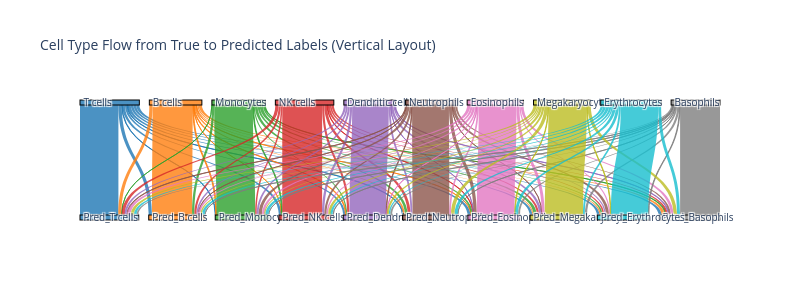

Notebook source saved alongside this figure:
### Code cell
import plotly.graph_objects as go
import numpy as np

# 定义细胞类型标签
cell_types = ["T cells", "B cells", "Monocytes", "NK cells", "Dendritic cells", 
              "Neutrophils", "Eosinophils", "Basophils", "Megakaryocytes", "Erythrocytes"]

# 使用之前生成的混淆矩阵
conf_matrix = confusion_matrix

# 定义每种细胞类型的颜色
cell_colors = ['rgba(31, 119, 180, 0.8)', 'rgba(255, 127, 14, 0.8)', 'rgba(44, 160, 44, 0.8)', 
               'rgba(214, 39, 40, 0.8)', 'rgba(148, 103, 189, 0.8)', 'rgba(140, 86, 75, 0.8)', 
               'rgba(227, 119, 194, 0.8)', 'rgba(127, 127, 127, 0.8)', 'rgba(188, 189, 34, 0.8)', 
               'rgba(23, 190, 207, 0.8)']

# 创建source和target的索引
source = []
target = []
value = []
link_color = []

# 定义透明度
opacity = 0.4

# 将混淆矩阵的数据转换为桑基图所需的格式
max_value = conf_matrix.max()  # 用于归一化颜色
for i in range(len(cell_types)):  # 对每个真实细胞类型
    for j in range(len(cell_types)):  # 对每个预测细胞类型
        if conf_matrix[i, j] > 0:  # 如果流动数值大于0，则添加到桑基图
            source.append(i)  # 真实标签的索引
            target.append(len(cell_types) + j)  # 预测标签的索引（区分开真实标签）
            value.append(conf_matrix[i, j])  # 流动的数量
            # 颜色保持一致
            link_color.append(cell_colors[i])

# 创建桑基图
labels = cell_types + ["Pred_" + cell_type for cell_type in cell_types]
node_colors = cell_colors + cell_colors  # 确保预测标签颜色和真实标签一致

# 自定义桑基图为上下布局
fig = go.Figure(data=[go.Sankey(
    arrangement="snap",
    orientation="v",  # 设置为垂直方向的流动
    valueformat = ".0f",
    valuesuffix = " cells",
    node=dict(
        pad=10,
        thickness=5,
        line=dict(color="black", width=1),
        label=labels,
        color=node_colors,
        align="left",
    ),
    link=dict(
        source=source,  # 来源节点
        target=target,  # 目标节点
        value=value,    # 流动权重
        color=link_color  # 流动线的颜色
    )
)])

# 更新图表布局为上下布局
fig.update_layout(title_text="Cell Type Flow from True to Predicted Labels (Vertical Layout)", font_size=10, height=300, width=800)

# 展示图表
fig.show()

### Figure 1 — Plotly figure (JSON) as saved in the notebook; plotly's stock layout.template omitted (floating-point values rounded to 4 significant figures)
{"data": [{"arrangement": "snap", "link": {"color": ["rgba(31, 119, 180, 0.8)", "rgba(31, 119, 180, 0.8)", "rgba(31, 119, 180, 0.8)", "rgba(31, 119, 180, 0.8)", "rgba(31, 119, 180, 0.8)", "rgba(31, 119, 180, 0.8)", "rgba(31, 119, 180, 0.8)", "rgba(31, 119, 180, 0.8)", "rgba(31, 119, 180, 0.8)", "rgba(31, 119, 180, 0.8)", "rgba(255, 127, 14, 0.8)", "rgba(255, 127, 14, 0.8)", "rgba(255, 127, 14, 0.8)", "rgba(255, 127, 14, 0.8)", "rgba(255, 127, 14, 0.8)", "rgba(255, 127, 14, 0.8)", "rgba(255, 127, 14, 0.8)", "rgba(255, 127, 14, 0.8)", "rgba(255, 127, 14, 0.8)", "rgba(255, 127, 14, 0.8)", "rgba(44, 160, 44, 0.8)", "rgba(44, 160, 44, 0.8)", "rgba(44, 160, 44, 0.8)", "rgba(44, 160, 44, 0.8)", "rgba(44, 160, 44, 0.8)", "rgba(44, 160, 44, 0.8)", "rgba(44, 160, 44, 0.8)", "rgba(44, 160, 44, 0.8)", "rgba(44, 160, 44, 0.8)", "rgba(44, 160, 44, 0.8)", "rgba(214, 39, 40, 0.8)", "rgba(214, 39, 40, 0.8)", "rgba(214, 39, 40, 0.8)", "rgba(214, 39, 40, 0.8)", "rgba(214, 39, 40, 0.8)", "rgba(214, 39, 40, 0.8)", "rgba(214, 39, 40, 0.8)", "rgba(214, 39, 40, 0.8)", "rgba(214, 39, 40, 0.8)", "rgba(214, 39, 40, 0.8)", "rgba(148, 103, 189, 0.8)", "rgba(148, 103, 189, 0.8)", "rgba(148, 103, 189, 0.8)", "rgba(148, 103, 189, 0.8)", "rgba(148, 103, 189, 0.8)", "rgba(148, 103, 189, 0.8)", "rgba(148, 103, 189, 0.8)", "rgba(148, 103, 189, 0.8)", "rgba(148, 103, 189, 0.8)", "rgba(148, 103, 189, 0.8)", "rgba(140, 86, 75, 0.8)", "rgba(140, 86, 75, 0.8)", "rgba(140, 86, 75, 0.8)", "rgba(140, 86, 75, 0.8)", "rgba(140, 86, 75, 0.8)", "rgba(140, 86, 75, 0.8)", "rgba(140, 86, 75, 0.8)", "rgba(140, 86, 75, 0.8)", "rgba(140, 86, 75, 0.8)", "rgba(140, 86, 75, 0.8)", "rgba(227, 119, 194, 0.8)", "rgba(227, 119, 194, 0.8)", "rgba(227, 119, 194, 0.8)", "rgba(227, 119, 194, 0.8)", "rgba(227, 119, 194, 0.8)", "rgba(227, 119, 194, 0.8)", "rgba(227, 119, 194, 0.8)", "rgba(227, 119, 194, 0.8)", "rgba(227, 119, 194, 0.8)", "rgba(227, 119, 194, 0.8)", "rgba(127, 127, 127, 0.8)", "rgba(127, 127, 127, 0.8)", "rgba(127, 127, 127, 0.8)", "rgba(127, 127, 127, 0.8)", "rgba(127, 127, 127, 0.8)", "rgba(127, 127, 127, 0.8)", "rgba(127, 127, 127, 0.8)", "rgba(127, 127, 127, 0.8)", "rgba(127, 127, 127, 0.8)", "rgba(127, 127, 127, 0.8)", "rgba(188, 189, 34, 0.8)", "rgba(188, 189, 34, 0.8)", "rgba(188, 189, 34, 0.8)", "rgba(188, 189, 34, 0.8)", "rgba(188, 189, 34, 0.8)", "rgba(188, 189, 34, 0.8)", "rgba(188, 189, 34, 0.8)", "rgba(188, 189, 34, 0.8)", "rgba(188, 189, 34, 0.8)", "rgba(188, 189, 34, 0.8)", "rgba(23, 190, 207, 0.8)", "rgba(23, 190, 207, 0.8)", "rgba(23, 190, 207, 0.8)", "rgba(23, 190, 207, 0.8)", "rgba(23, 190, 207, 0.8)", "rgba(23, 190, 207, 0.8)", "rgba(23, 190, 207, 0.8)", "rgba(23, 190, 207, 0.8)", "rgba(23, 190, 207, 0.8)", "rgba(23, 190, 207, 0.8)"], "source": [0, 0, 0, 0, 0, 0, 0, 0, 0, 0, 1, 1, 1, 1, 1, 1, 1, 1, 1, 1, 2, 2, 2, 2, 2, 2, 2, 2, 2, 2, 3, 3, 3, 3, 3, 3, 3, 3, 3, 3, 4, 4, 4, 4, 4, 4, 4, 4, 4, 4, 5, 5, 5, 5, 5, 5, 5, 5, 5, 5, 6, 6, 6, 6, 6, 6, 6, 6, 6, 6, 7, 7, 7, 7, 7, 7, 7, 7, 7, 7, 8, 8, 8, 8, 8, 8, 8, 8, 8, 8, 9, 9, 9, 9, 9, 9, 9, 9, 9, 9], "target": [10, 11, 12, 13, 14, 15, 16, 17, 18, 19, 10, 11, 12, 13, 14, 15, 16, 17, 18, 19, 10, 11, 12, 13, 14, 15, 16, 17, 18, 19, 10, 11, 12, 13, 14, 15, 16, 17, 18, 19, 10, 11, 12, 13, 14, 15, 16, 17, 18, 19, 10, 11, 12, 13, 14, 15, 16, 17, 18, 19, 10, 11, 12, 13, 14, 15, 16, 17, 18, 19, 10, 11, 12, 13, 14, 15, 16, 17, 18, 19, 10, 11, 12, 13, 14, 15, 16, 17, 18, 19, 10, 11, 12, 13, 14, 15, 16, 17, 18, 19], "value": [1051, 92, 14, 71, 60, 20, 82, 86, 74, 74, 87, 1099, 23, 2, 21, 52, 1, 87, 29, 37, 1, 63, 1059, 20, 32, 75, 57, 21, 88, 48, 90, 58, 41, 1091, 59, 79, 14, 61, 61, 46, 61, 50, 54, 63, 1002, 50, 6, 20, 72, 38, 17, 3, 88, 59, 13, 1008, 89, 52, 1, 83, 91, 59, 70, 43, 7, 46, 1034, 77, 80, 35, 49, 3, 1, 5, 53, 3, 53, 1092, 62, 17, 89, 43, 33, 73, 61, 99, 13, 94, 1047, 14, 71, 77, 86, 61, 39, 84, 79, 81, 52, 1023]}, "node": {"align": "left", "color": ["rgba(31, 119, 180, 0.8)", "rgba(255, 127, 14, 0.8)", "rgba(44, 160, 44, 0.8)", "rgba(214, 39, 40, 0.8)", "rgba(148, 103, 189, 0.8)", "rgba(140, 86, 75, 0.8)", "rgba(227, 119, 194, 0.8)", "rgba(127, 127, 127, 0.8)", "rgba(188, 189, 34, 0.8)", "rgba(23, 190, 207, 0.8)", "rgba(31, 119, 180, 0.8)", "rgba(255, 127, 14, 0.8)", "rgba(44, 160, 44, 0.8)", "rgba(214, 39, 40, 0.8)", "rgba(148, 103, 189, 0.8)", "rgba(140, 86, 75, 0.8)", "rgba(227, 119, 194, 0.8)", "rgba(127, 127, 127, 0.8)", "rgba(188, 189, 34, 0.8)", "rgba(23, 190, 207, 0.8)"], "label": ["T cells", "B cells", "Monocytes", "NK cells", "Dendritic cells", "Neutrophils", "Eosinophils", "Basophils", "Megakaryocytes", "Erythrocytes", "Pred_T cells", "Pred_B cells", "Pred_Monocytes", "Pred_NK cells", "Pred_Dendritic cells", "Pred_Neutrophils", "Pred_Eosinophils", "Pred_Basophils", "Pred_Megakaryocytes", "Pred_Erythrocytes"], "line": {"color": "black", "width": 1}, "pad": 10, "thickness": 5}, "orientation": "v", "type": "sankey", "valueformat": ".0f", "valuesuffix": " cells"}], "layout": {"font": {"size": 10}, "height": 300, "title": {"text": "Cell Type Flow from True to Predicted Labels (Vertical Layout)"}, "width": 800}}
